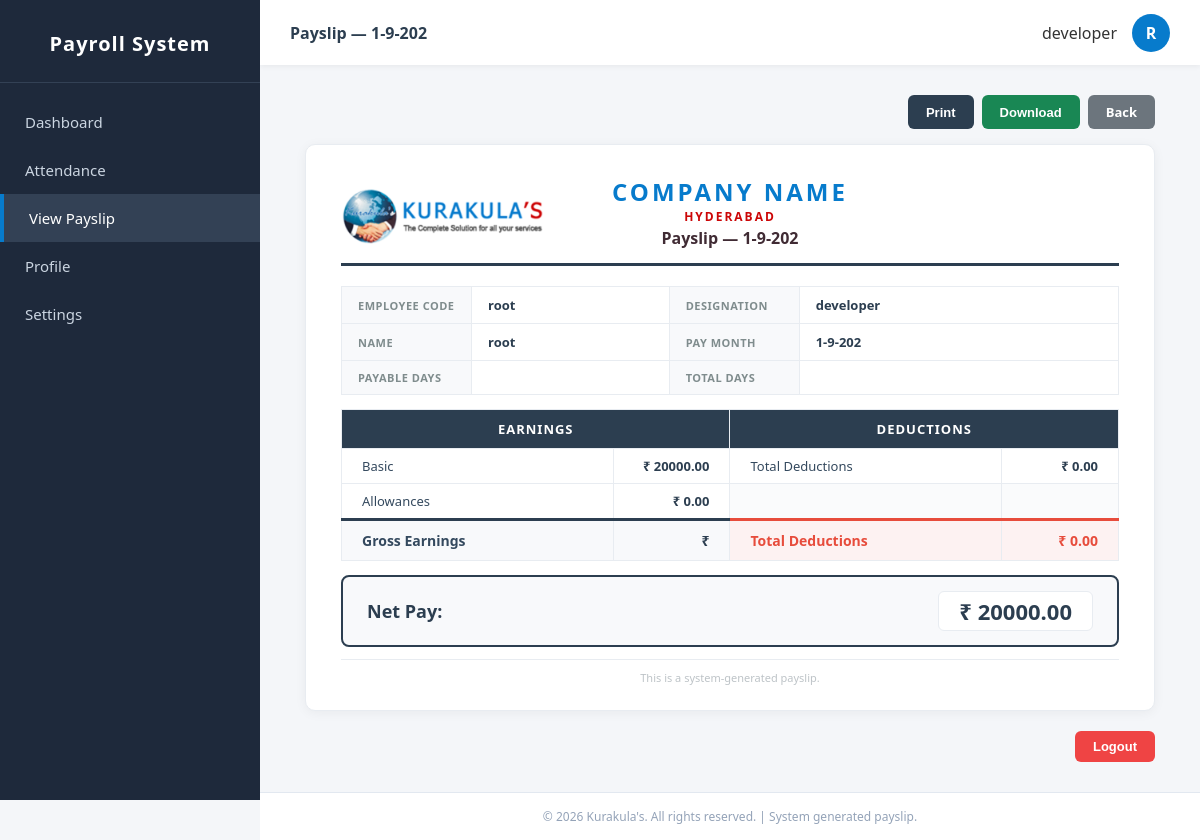
/payslip/2/ (signed in), run on the app's committed database.
### payroll/models.py (models this page shows, shortened)
class Payroll(models.Model):
    employee = models.ForeignKey(Employee, on_delete=models.CASCADE)
    month = models.CharField(max_length=7, help_text="Format: 2026-10")
    basic_salary = models.DecimalField(max_digits=10, decimal_places=2)
    allowances = models.DecimalField(max_digits=10, decimal_places=2, default=0)
    deductions = models.DecimalField(max_digits=10, decimal_places=2, default=0)
    net_salary = models.DecimalField(max_digits=10, decimal_places=2, editable=False)

class Employee(models.Model):
    user = models.OneToOneField(User, on_delete=models.CASCADE)
    designation = models.CharField(max_length=100)
    basic_salary = models.DecimalField(max_digits=10, decimal_places=2)
    def __str__(self):
        return self.user.get_full_name() or self.user.username

### payroll/views.py (the view)
# urls.py: path('payslip/<int:pk>/', views.payslip, name='payslip'),
@login_required
def payslip(request, pk):
    if request.user.is_staff:
        p = get_object_or_404(Payroll, pk=pk)
    else:
        p = get_object_or_404(Payroll, pk=pk, employee__user=request.user)
    return render(request, 'payroll/payslip.html', {'p': p})

### payroll/templates/payroll/payslip.html (shortened to what this page needs)
{% load static %}
<!DOCTYPE html>
<html lang="en">
<head>
</head>
<body>
    <aside class="sidebar">
        <div class="brand">Payroll System</div>
        <ul class="sidebar-menu">
            <li>
                <a href="{% url 'dashboard' %}">Dashboard</a>
            </li>
            <li>
                <a href="{% url 'dashboard' %}#attendance">Attendance</a>
            </li>
            <li>
                <a href="{% url 'dashboard' %}#payroll" class="active">View Payslip</a>
            </li>
            <li>
                <a href="{% url 'profile' %}">Profile</a>
            </li>
            <li>
                <a href="{% url 'settings' %}">Settings</a>
            </li>
        </ul>
    </aside>
    <div class="main-wrapper">
        <header class="top-header no-print">
            <div class="welcome-text">Payslip &mdash; {{ p.month }}</div>
            <div class="user-info">
                <span>{{ p.employee.designation }}</span>
                <div class="avatar">{{ p.employee|stringformat:"s"|slice:":1"|upper }}</div>
            </div>
        </header>
        <main class="content">
            <div class="actions no-print">
                <button class="btn btn-print" onclick="window.print()">Print</button>
                <button class="btn btn-download" id="downloadBtn" onclick="downloadPayslip()">Download</button>
                <a class="btn btn-back" href="{% url 'dashboard' %}">Back</a>
            </div>
            <div class="payslip-wrapper" id="payslip">
                <div class="payslip-header">
                    <div class="logo-section">
                        <img src="{% static 'img/kurakulas.png' %}" alt="Logo" style="max-height: 60px;">
                    </div>
                    <div class="center-section">
                        <div class="company-name">Company Name</div>
                        <div class="company-location">Hyderabad</div>
                        <div class="payslip-title">
                            Payslip &mdash; {% if month_date %}{{ month_date|date:"F Y" }}{% else %}{{ p.month }}{% endif %}
                        </div>
                    </div>
                </div>
                <table class="employee-table">
                    <tr>
                        <td class="label">Employee Code</td>
                        <td class="value">{{ p.employee.user.username }}</td>
                        <td class="label">Designation</td>
                        <td class="value">{{ p.employee.designation }}</td>
                    </tr>
                    <tr>
                        <td class="label">Name</td>
                        <td class="value">{{ p.employee }}</td>
                        <td class="label">Pay Month</td>
                        <td class="value">{{ p.month }}</td>
                    </tr>
                    <tr>
                        <td class="label">Payable Days</td>
                        <td class="value">{{ payable_days }}</td>
                        <td class="label">Total Days</td>
                        <td class="value">{{ total_days }}</td>
                    </tr>
                </table>
                <table class="main-table">
                    <tr>
                        <td class="section-header" colspan="2">Earnings</td>
                        <td class="section-header" colspan="2">Deductions</td>
                    </tr>
                    <tr>
                        <td class="label-cell">Basic</td>
                        <td class="amount-cell">₹ {{ p.basic_salary|floatformat:2 }}</td>
                        <td class="label-cell ded">Total Deductions</td>
                        <td class="amount-cell ded">₹ {{ p.deductions|floatformat:2 }}</td>
                    </tr>
                    <tr>
                        <td class="label-cell">Allowances</td>
                        <td class="amount-cell">₹ {{ p.allowances|floatformat:2 }}</td>
                        <td class="empty-cell"></td>
                        <td class="empty-cell"></td>
                    </tr>
                    <tr class="total-row">
                        <td class="label-cell">Gross Earnings</td>
                        <td class="amount-cell">₹ {{ gross|floatformat:2 }}</td>
                        <td class="label-cell ded-total">Total Deductions</td>
                        <td class="amount-cell ded-total">₹ {{ p.deductions|floatformat:2 }}</td>
                    </tr>
                </table>
                <div class="net-pay">
                    <span>Net Pay:</span>
                    <span class="amount">₹ {{ p.net_salary|floatformat:2 }}</span>
                </div>
                <div class="footer">This is a system-generated payslip.</div>
            </div>
            <form method="post" action="{% url 'logout' %}" class="no-print" style="max-width: 850px; margin: 20px auto 0; text-align: right;">
                <button type="submit" class="btn btn-logout">Logout</button>
            </form>
        </main>
        <footer class="bottom-footer no-print">
            &copy; 2026 Kurakula's. All rights reserved. | System generated payslip.
        </footer>
    </div>
</body>
</html>

### data on the page
Payroll: month "1-9-202", employee.designation "developer", employee "R", employee.user.username "root", employee "root", basic_salary "20000.00", deductions "0.00", allowances "0.00", net_salary "20000.00"
